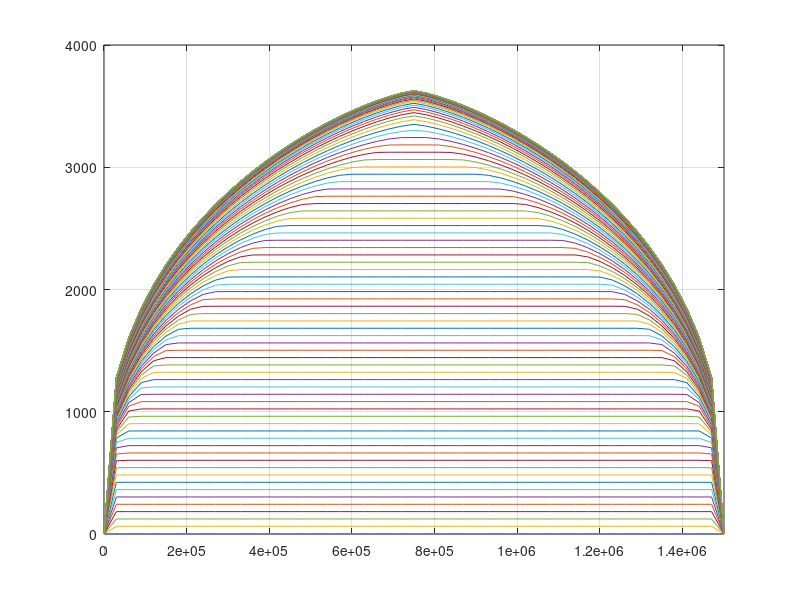

Here is the MATLAB script that generated this plot:
% Simple ice sheet model on staggered grid

close all;
clear;

m=51;
L=1.5e6; % length of domain (m)
h=zeros(m,1);
time_end=20000.;
dt=10.; % time step (years)
anim=200;
gridx=L/(m-2); % grid spacing (m)

% Vectors
x=linspace(0,L,m)'; % horizontal distance
b=x*0; % bedrock elevation

up=zeros(m,1);
dn=zeros(m,1);
cen=zeros(m,1);
dif=zeros(m,1);
con=zeros(m,1);
f=zeros(m,1);
g=zeros(m,1);
hstag=zeros(m,1);

% Constants
A=1e-16; % Ice flow parameter
rho_ice=910.; % Ice density
grav=9.81; % Gravitation constant
n=3; % Glen index
a=0.3; % Surface mass balance

% time stepping
time_lapse = round(time_end/dt)+1;
tc=0;

for time_count=1:time_lapse
    time=(time_count-1)*dt;
	s=b+h;
    slope=diff(s)/gridx; % slope on staggered grid
    for j=1:m-1
        hstag(j,1)=(h(j+1)+h(j))/2.; % ice thickness mapped on staggered grid
    end
    for j=1:m-1
        dif(j)=2./(n+2.)*A*hstag(j)^2*slope(j)^2*(rho_ice*grav*hstag(j))^n;
    end
    
    % Arrange staggered grid 
    dtdx=dt/(gridx*gridx);
    for j=2:m-1
        up(j)=dif(j)*dtdx;
        dn(j)=dif(j-1)*dtdx;
        cen(j)=1.+up(j)+dn(j);
        con(j)=h(j)+a*dt+dn(j)*b(j-1)-(cen(j)-1)*b(j)+up(j)*b(j+1);
    end

    % Tridiagonal matrix solution    
    f(1)=0;
    g(1)=0;
    f(n)=0;
    g(n)=0;
    for j=2:m-1
        f(j)=up(j)/(cen(j)-dn(j)*f(j-1));
        g(j)=(con(j)+dn(j)*g(j-1))/(cen(j)-dn(j)*f(j-1));
    end
    
    h(m)=0; % ice sheet BC
    for j=m-1:-1:1
        h(j)=g(j)+f(j)*h(j+1);
    end
    
    % Plot results
    if rem(time,anim)==0
        plot(x,h+b);hold on;
        plot(x,b);
        grid on;
        axis([0 +Inf 0 4000]);
        pause(0.1);
    end
end %% end of time stepping



%%%%%%%%%%%%%  END  %%%%%%%%%%%%%%%%%%%%%


